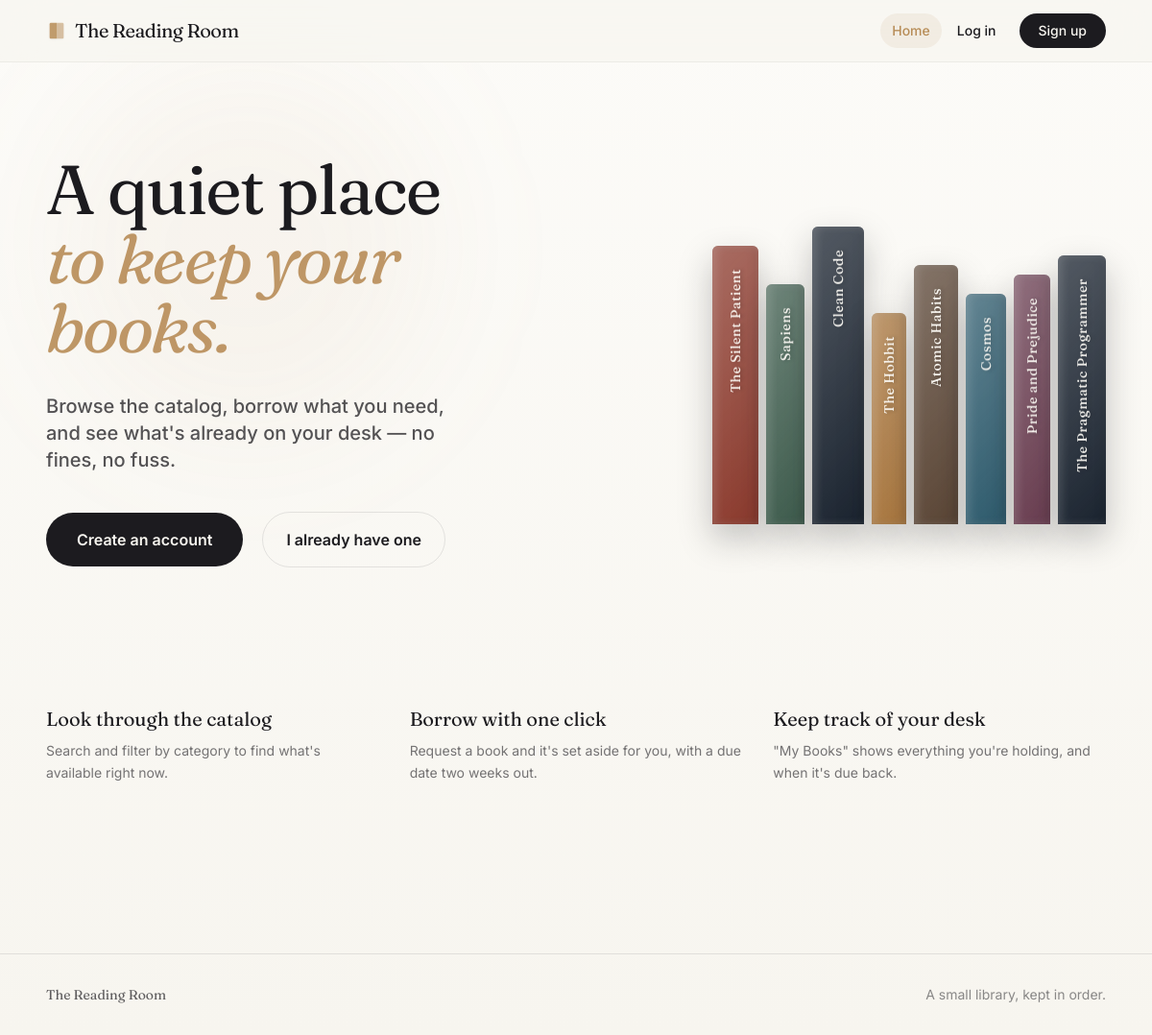
The page / on the database its author committed.
### tables this page shows
CREATE TABLE `books` (
  `id` int(11) NOT NULL,
  `title` varchar(150) NOT NULL,
  `author` varchar(120) NOT NULL,
  `category` varchar(60) NOT NULL,
  `cover_color` varchar(7) NOT NULL DEFAULT '#A9773F',
  `description` text DEFAULT NULL,
  `borrowed_by` int(11) DEFAULT NULL,
  `due_date` date DEFAULT NULL,
  `created_at` timestamp NOT NULL DEFAULT current_timestamp()
);

### includes/auth.php (called while the page is built, shortened)
<?php
function is_logged_in() {
    return isset($_SESSION['user_id']);
}
function e($value) {
    return htmlspecialchars($value ?? '', ENT_QUOTES, 'UTF-8');
}

### index.php (the view, shortened to what this page needs)
<?php
require_once __DIR__ . '/config/db.php';
require_once __DIR__ . '/includes/auth.php';
$stmt = $pdo->query("SELECT title, author, category, cover_color FROM books ORDER BY created_at DESC LIMIT 8");
$preview = $stmt->fetchAll();
require __DIR__ . '/includes/header.php';
?>
<section class="max-w-6xl mx-auto px-6 pt-24 pb-16 grid md:grid-cols-2 gap-16 items-center relative">
  <div class="absolute top-0 left-10 w-96 h-96 bg-brass/10 rounded-full mix-blend-multiply filter blur-3xl opacity-50 animate-pulse" style="animation-duration: 8s;"></div>
  <div class="relative z-10 animate-[fade-in_0.6s_ease-out]">
    <h1 class="font-serif text-6xl md:text-7xl leading-[1.1] text-ink tracking-tight">
      A quiet place<br>
      <span class="text-brass/90 italic">to keep your books.</span>
    </h1>
    <p class="mt-8 text-ink/75 text-lg md:text-xl max-w-md leading-relaxed font-medium">
      Browse the catalog, borrow what you need, and see what's already
      on your desk — no fines, no fuss.
    </p>
    <div class="mt-10 flex flex-wrap items-center gap-5">
      <?php if (is_logged_in()): ?>
        <a href="books.php" class="px-8 py-4 rounded-full bg-ink text-parchment font-semibold hover:bg-ink/90 hover:shadow-elegant hover:-translate-y-1 transition-all duration-300">
          Browse the catalog
        </a>
      <?php else: ?>
        <a href="signup.php" class="px-8 py-4 rounded-full bg-ink text-parchment font-semibold hover:bg-ink/90 hover:shadow-elegant hover:-translate-y-1 transition-all duration-300">
          Create an account
        </a>
        <a href="login.php" class="px-6 py-4 rounded-full text-ink font-semibold border border-ink/10 hover:border-ink/30 hover:bg-ink/5 transition-all duration-300">
          I already have one
        </a>
      <?php endif; ?>
    </div>
  </div>
  <div class="shelf justify-center md:justify-end animate-[fade-in_0.8s_ease-out_0.2s_both] relative z-10">
    <?php
      $widths  = [48, 40, 54, 36, 46, 42, 38, 50];
      $heights = [290, 250, 310, 220, 270, 240, 260, 280];
      foreach ($preview as $i => $book):
        $w = $widths[$i % count($widths)];
        $h = $heights[$i % count($heights)];
    ?>
      <div class="spine" style="width:<?= $w ?>px; height:<?= $h ?>px; background:<?= e($book['cover_color']) ?>;" title="<?= e($book['title']) ?>">
        <span><?= e($book['title']) ?></span>
      </div>
    <?php endforeach; ?>
  </div>
</section>
<section class="max-w-6xl mx-auto px-6 py-20 grid sm:grid-cols-3 gap-8">
  <div>
    <h3 class="font-serif text-xl text-ink mb-2">Look through the catalog</h3>
    <p class="text-ink/60 text-sm leading-relaxed">Search and filter by category to find what's available right now.</p>
  </div>
  <div>
    <h3 class="font-serif text-xl text-ink mb-2">Borrow with one click</h3>
    <p class="text-ink/60 text-sm leading-relaxed">Request a book and it's set aside for you, with a due date two weeks out.</p>
  </div>
  <div>
    <h3 class="font-serif text-xl text-ink mb-2">Keep track of your desk</h3>
    <p class="text-ink/60 text-sm leading-relaxed">"My Books" shows everything you're holding, and when it's due back.</p>
  </div>
</section>
<?php require __DIR__ . '/includes/footer.php'; ?>

### css/custom.css (style rules this page uses)
.shelf { display: flex; align-items: flex-end; gap: 8px; height: 340px; perspective: 1000px; }
.spine { border-radius: 6px 6px 0 0; box-shadow: inset -4px 0 10px rgba(0,0,0,0.1), inset 4px 0 10px rgba(255,255,255,0.15), 0 15px 35px rgba(28,27,31,0.25); display: flex; align-items: flex-start; justify-content: center; padding-top: 24px; position: relative; transition: all 400ms cubic-bezier(0.25, 1, 0.5, 1); transform-style: preserve-3d; cursor: pointer; }
.spine::before { content: ''; position: absolute; top: 0; left: 0; right: 0; bottom: 0; background: linear-gradient(135deg, rgba(255,255,255,0.25) 0%, rgba(255,255,255,0) 100%); border-radius: inherit; pointer-events: none; }
.spine span { writing-mode: vertical-rl; transform: rotate(180deg); font-family: 'Fraunces', serif; font-weight: 500; letter-spacing: 0.04em; color: rgba(255,253,248,0.95); font-size: 14px; white-space: nowrap; text-shadow: 0 2px 4px rgba(0,0,0,0.25); }

### rows shown on the page
books: title "The Silent Patient"
books: title "Sapiens"
books: title "Clean Code"
books: title "The Hobbit"
books: title "Atomic Habits"
books: title "Cosmos"
books: title "Pride and Prejudice"
books: title "The Pragmatic Programmer"
